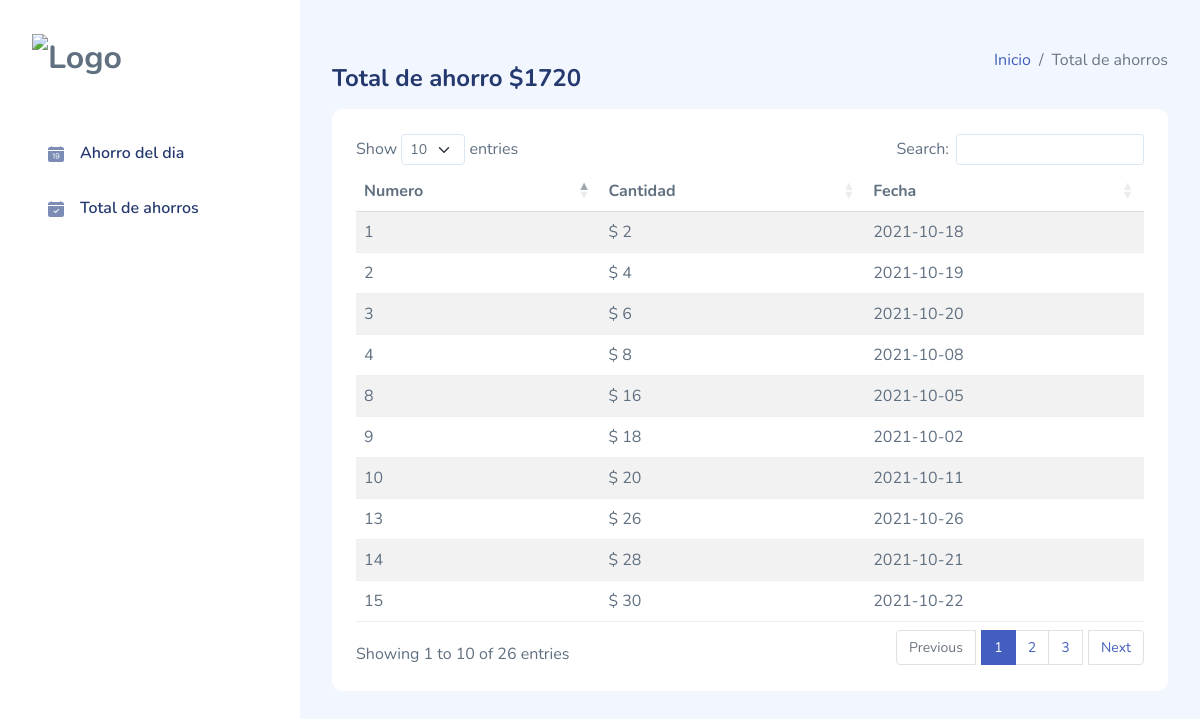
The app's page /total-ahorros.php with its own data.
### tables this page shows
CREATE TABLE `ahorro` (
  `id` int(100) NOT NULL,
  `numero` int(100) NOT NULL,
  `cantidad` int(100) NOT NULL,
  `fecha` date NOT NULL
);

### total-ahorros.php (the view, shortened to what this page needs)
<?php
include 'header.php';
include 'actions/conexion.php';
$sql = "SELECT * FROM ahorro";
$query = $connect->query($sql);
?>
<body>
    <div id="app">
        <?php
        include 'sidebar.php';
        ?>
        <div id="main">
            <div class="page-heading">
                <div class="page-title">
                    <div class="row">
                        <div class="col-12 col-md-6 order-md-1 order-last">
                            <?php
                            $sqlSum = "SELECT SUM(cantidad) FROM ahorro";
                            $querySum = $connect->query($sqlSum);
                            if ($querySum->num_rows  > 0) {
                                $rowSum = $querySum->fetch_assoc();
                            }
                            ?>
                            <P>
                            <h4 id="result">Total de ahorro $<?php echo $rowSum['SUM(cantidad)'] ?></h4>
                            </P>
                        </div>
                        <div class="col-12 col-md-6 order-md-2 order-first">
                            <nav aria-label="breadcrumb" class="breadcrumb-header float-start float-lg-end">
                                <ol class="breadcrumb">
                                    <li class="breadcrumb-item"><a href="index.html">Inicio</a></li>
                                    <li class="breadcrumb-item active" aria-current="page">Total de ahorros</li>
                                </ol>
                            </nav>
                        </div>
                    </div>
                </div>
                <section class="section">
                    <div class="row">
                        <div class="col-12 col-md-12">
                            <div class="card">
                                <div class="card-header">
                                </div>
                                <div class="card-body">
                                    <div class="row">
                                        <div class="col-sm-12">
                                            <div class="table-responsive">
                                                <table class="table table-striped mb-0" id="data">
                                                    <thead>
                                                        <tr>
                                                            <th>Numero</th>
                                                            <th>Cantidad</th>
                                                            <th>Fecha</th>
                                                        </tr>
                                                    </thead>
                                                    <tbody>
                                                        <?php
                                                        while ($rows = mysqli_fetch_array($query)) { ?>
                                                            <tr>
                                                                <td><?php echo $rows['numero']; ?></td>
                                                                <td>$ <?php echo $rows['cantidad']; ?></td>
                                                                <td><?php echo $rows['fecha']; ?></td>
                                                            </tr>
                                                        <?php } ?>
                                                    </tbody>
                                                </table>
                                            </div>
                                        </div>
                                    </div>
                                </div>
                            </div>
                        </div>
                    </div>
                </section>
            </div>
        </div>
    </div>
</body>

### header.php (shortened to what this page needs)
<!DOCTYPE html>
<html lang="en">
<head>
    <link rel="stylesheet" href="assets/css/pages/auth.css">
    <link rel="stylesheet" href="assets/css/bootstrap.css">
    <link rel="stylesheet" href="assets/vendors/iconly/bold.css">
    <link rel="stylesheet" href="assets/vendors/perfect-scrollbar/perfect-scrollbar.css">
    <link rel="stylesheet" href="assets/vendors/bootstrap-icons/bootstrap-icons.css">
    <link rel="stylesheet" href="assets/css/app.css">
    <link rel="stylesheet" href="assets/vendors/toastify/toastify.css">
    <link rel="stylesheet" href="https://cdn.datatables.net/1.11.3/css/dataTables.bootstrap5.min.css">
</head>

### sidebar.php (shortened to what this page needs)
<div id="sidebar" class="active">
    <div class="sidebar-wrapper active">
        <div class="sidebar-header">
            <div class="d-flex justify-content-between">
                <div class="logo">
                    <img src="" alt="Logo" srcset="">
                </div>
            </div>
        </div>
        <div class="sidebar-menu">
            <ul class="menu">
                <li class="sidebar-item" id="opc-generar">
                    <a href="index.php" class='sidebar-link'>
                        <i class="bi bi-calendar-date-fill"></i>
                        <span>Ahorro del dia</span>
                    </a>
                </li>
                <li class="sidebar-item" id="opc-total">
                    <a href="total-ahorros.php" class='sidebar-link'>
                        <i class="bi bi-calendar-check-fill"></i>
                        <span>Total de ahorros</span>
                    </a>
                </li>
            </ul>
        </div>
    </div>
</div>

### assets/css/pages/auth.css (style rules this page uses)
body { background-color: white; }

### assets/css/app.css (style rules this page uses)
.card { margin-bottom: 2.2rem; border: none; }
.card .card-header { border: none; }
.card .card-header ~ .card-body { padding-top: 0; }
.card .card-body { padding: 1.5rem 1.5rem; }
#sidebar.active .sidebar-wrapper { left: 0; }
.sidebar-wrapper { width: 300px; height: 100vh; position: fixed; top: 0; z-index: 10; overflow-y: auto; background-color: #fff; bottom: 0; transition: left 0.5s ease-out; }
.sidebar-wrapper .sidebar-header { padding: 2rem 2rem 1rem; font-size: 2rem; font-weight: bold; }
.sidebar-wrapper .sidebar-header img { height: 4.2rem; }
.sidebar-wrapper .menu { padding-left: 0; margin-top: 2rem; padding: 0 2rem; font-weight: 600; }
.sidebar-wrapper .menu .sidebar-link { display: block; padding: 0.7rem 1rem; font-size: 1rem; display: flex; align-items: center; border-radius: 0.5rem; transition: all 0.5s; text-decoration: none; color: #25396f; }
.sidebar-wrapper .menu .sidebar-link svg, .sidebar-wrapper .menu .sidebar-link i { color: #7c8db5; }
.sidebar-wrapper .menu .sidebar-link span { margin-left: 1rem; }
.sidebar-wrapper .menu .sidebar-item { list-style: none; margin-top: 0.5rem; position: relative; }
.table td, .dataTable-table td, .table thead th, .dataTable-table thead th { vertical-align: middle; }
.table:not(.table-borderless) thead th, .dataTable-table:not(.table-borderless) thead th { border-bottom: 1px solid #dedede !important; }
.bi { width: 1rem; height: 1rem; }
#main { margin-left: 300px; padding: 2rem; }
.page-heading { margin: 0 0 2rem; }
a { text-decoration: none; }

### records on screen
ahorro: numero "1", cantidad "2", fecha "2021-10-18"
ahorro: numero "2", cantidad "4", fecha "2021-10-19"
ahorro: numero "3", cantidad "6", fecha "2021-10-20"
ahorro: numero "4", cantidad "8", fecha "2021-10-08"
ahorro: numero "8", cantidad "16", fecha "2021-10-05"
ahorro: numero "9", cantidad "18", fecha "2021-10-02"
ahorro: numero "10", cantidad "20", fecha "2021-10-11"
ahorro: numero "13", cantidad "26", fecha "2021-10-26"
ahorro: numero "14", cantidad "28", fecha "2021-10-21"
ahorro: numero "15", cantidad "30", fecha "2021-10-22"

### other values on screen
$rowSum['SUM(cantidad)'] "1720"
